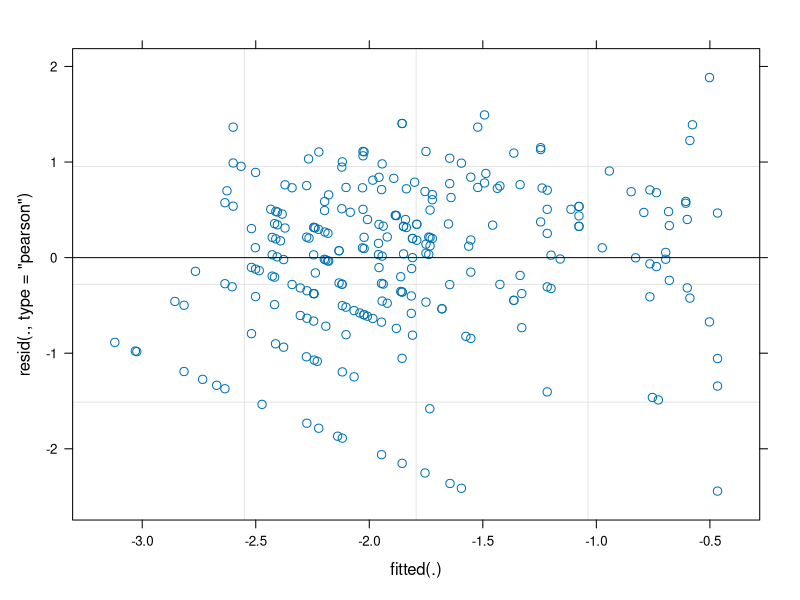

Source code (R): (Note: this script raises an error after producing the figure.)
library(ggplot2)
library(lme4)
library(nlme)
library(lsmeans)
library(lubridate)
library(multcompView)
library(car)

setwd("D:/Iowa State University/Debinski Lab/Nectar data/MAL")

balsvol15 <- read.csv("nectar analysis/data files/balsvol15.csv", header = T)
balsvol16 <- read.csv("nectar analysis/data files/balsvol16.csv", header = T)
balsvolboth <- rbind(balsvol15,balsvol16)
rm(balsvol15)
rm(balsvol16)

balsvolboth$lnvol <- log(balsvolboth$volume)
balsvolboth$year <- as.factor(year(balsvolboth$date))

cellN <- with(balsvolboth, table(treatment, year))
cellN

cellMean <- with(balsvolboth, tapply(volume, list(treatment, year), mean))
cellMean

# Model ln(volume), hypothesis test
  #modeled ln of volume because using volume itself doesn't give us good residuals
modlnvol <- lmer(lnvol ~ treatment * year + (1|plot/plant) + (1|year:date), data = balsvolboth)
summary(modlnvol)
plot(modlnvol)
inflvol <- influence(modlnvol, obs = T)
plot(inflvol, which = "cook", main = "Balsam Volume")

lnvol.grid <- ref.grid(modlnvol)
summary(lnvol.grid)

lnvol.treat <- lsmeans(lnvol.grid, "treatment")
pairs(lnvol.treat)

lnvol.year <- lsmeans(lnvol.grid, "year")
pairs(lnvol.year)

int.vol <- pairs(lnvol.grid, by = "year")
int.voltable <- update(int.vol, by = NULL)
int.voltable

test(pairs(int.voltable), joint = T)

Anova(modlnvol, type = 3)
